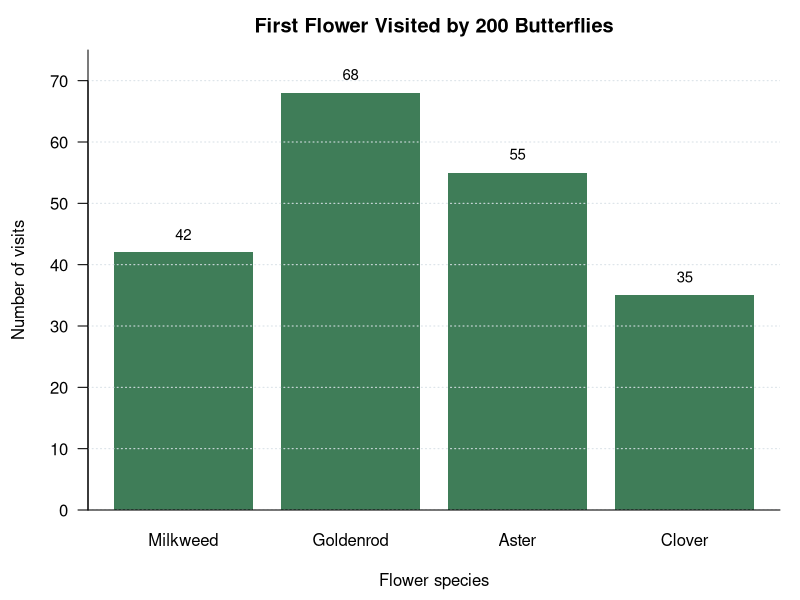
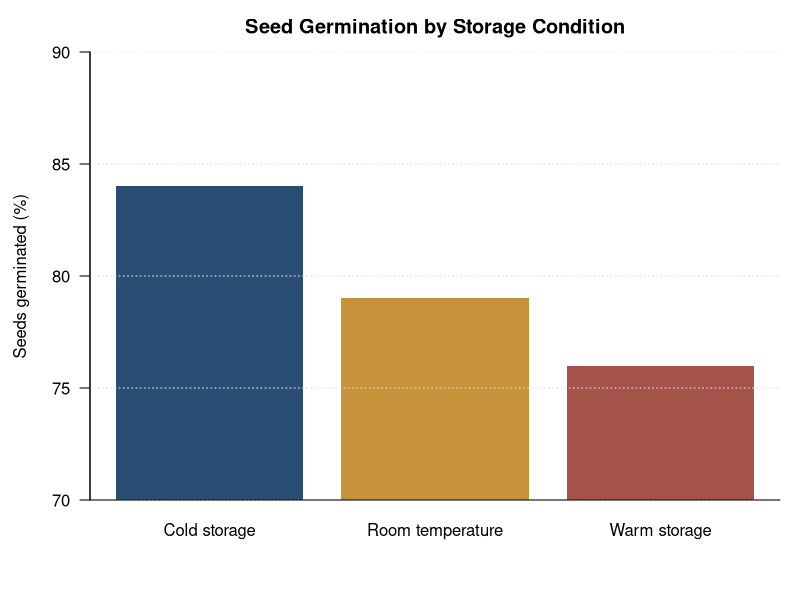
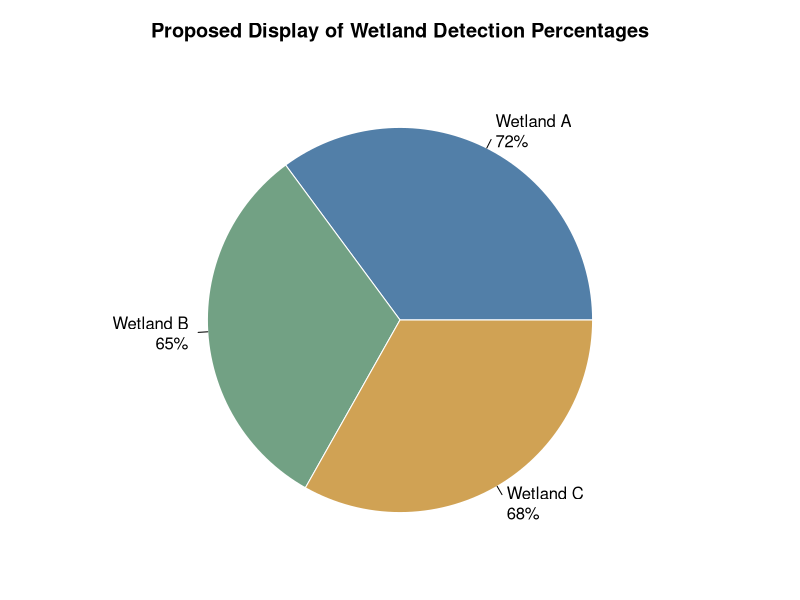
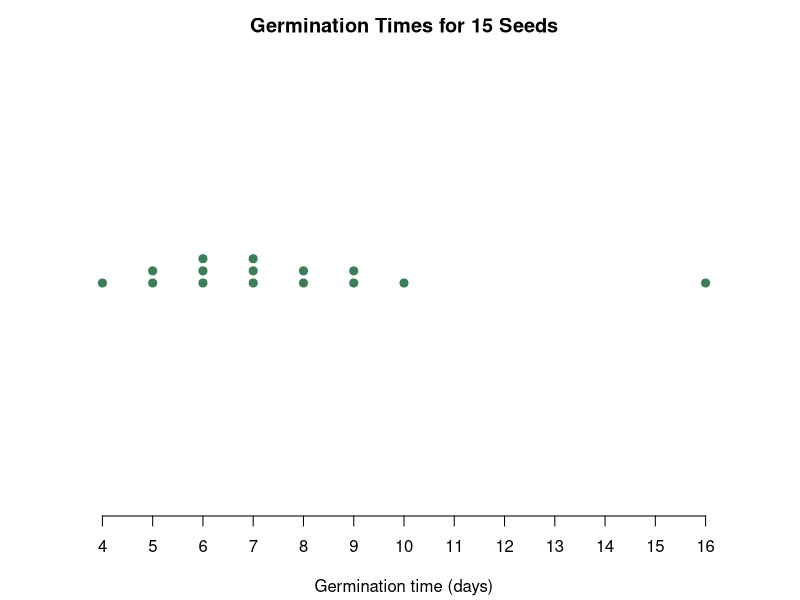
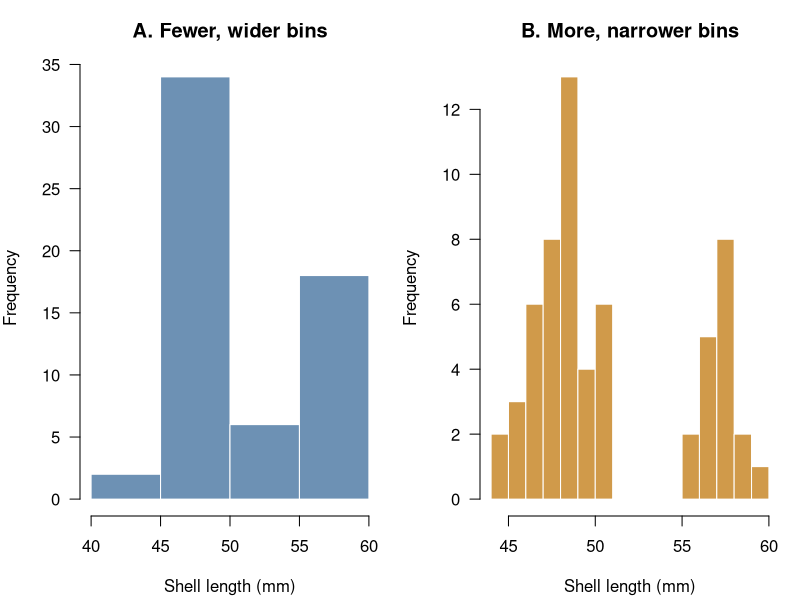
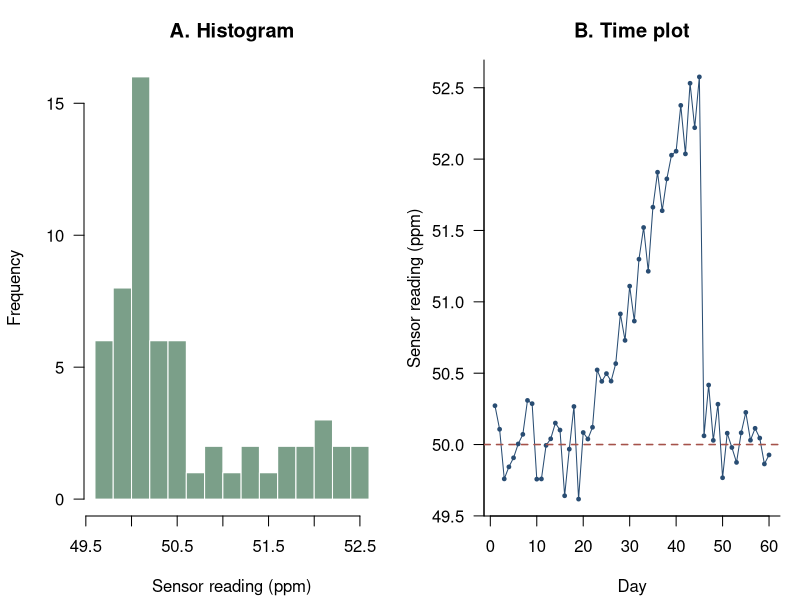
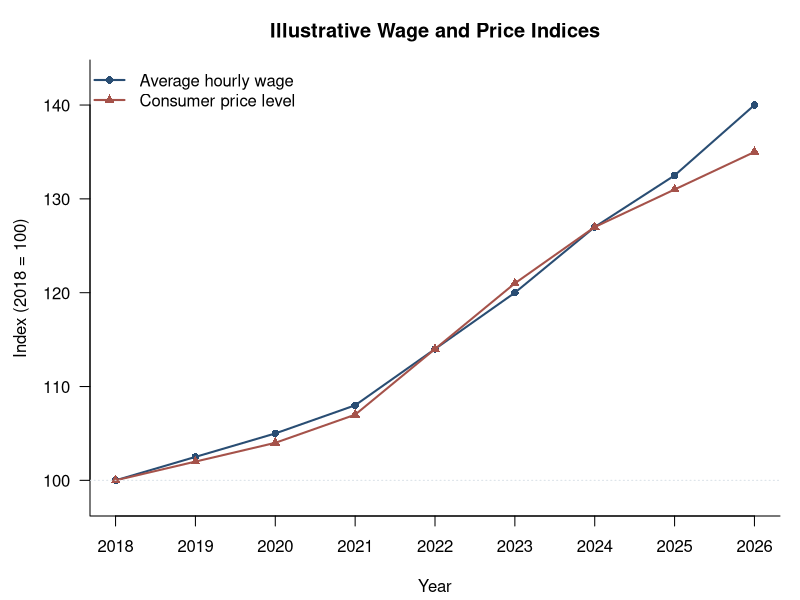
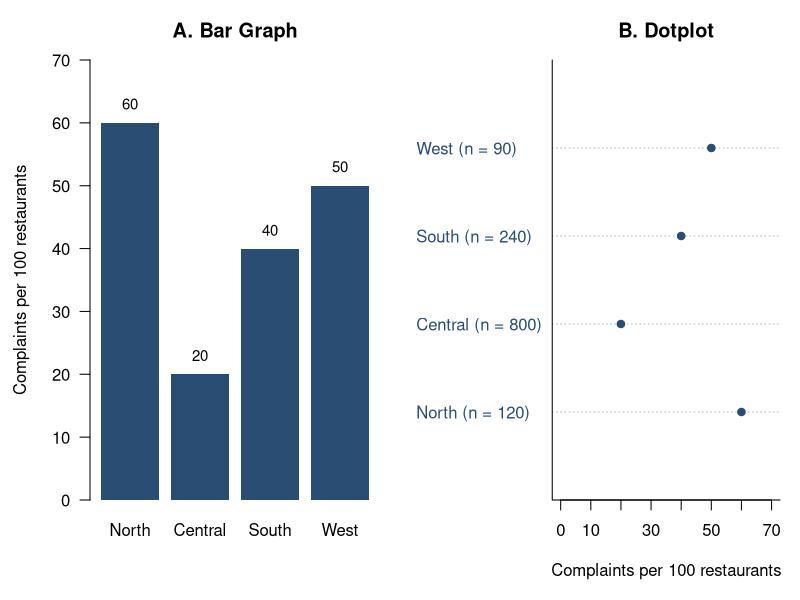

Write the R code that produced these figures, in order.
## ---- chunk 1
knitr::opts_chunk$set(
  echo = FALSE,
  warning = FALSE,
  message = FALSE,
  fig.align = "center",
  fig.retina = 2,
  fig.pos = "H",
  out.width = "88%"
)

course_blue <- "#294D73"
course_green <- "#3F7D58"
course_gold <- "#C6923A"
course_red <- "#A5524A"
soft_grid <- "#D9E1E7"
## ---- chunk 2
butterfly_counts <- c(Milkweed = 42, Goldenrod = 68, Aster = 55, Clover = 35)

old_par <- par(mar = c(4.5, 4.4, 2.5, 1), las = 1, bty = "l")
positions <- barplot(
  butterfly_counts,
  col = course_green,
  border = NA,
  ylim = c(0, 75),
  ylab = "Number of visits",
  xlab = "Flower species",
  main = "First Flower Visited by 200 Butterflies"
)
abline(h = seq(0, 70, by = 10), col = soft_grid, lty = 3)
text(positions, butterfly_counts + 3, labels = butterfly_counts, cex = 0.9)
box(bty = "l")
par(old_par)
## ---- chunk 3
germination_rates <- c("Cold storage" = 84, "Room temperature" = 79, "Warm storage" = 76)
baseline <- 70
visible_heights <- germination_rates - baseline

old_par <- par(mar = c(5, 4.5, 2.6, 1), las = 1, bty = "l")
positions <- barplot(
  visible_heights,
  col = c(course_blue, course_gold, course_red),
  border = NA,
  ylim = c(0, 20),
  axes = FALSE,
  axisnames = FALSE,
  ylab = "Seeds germinated (%)",
  main = "Seed Germination by Storage Condition"
)
axis(2, at = seq(0, 20, by = 5), labels = seq(70, 90, by = 5), las = 1)
axis(1, at = positions, labels = names(germination_rates), tick = FALSE)
abline(h = seq(0, 20, by = 5), col = soft_grid, lty = 3)
box(bty = "l")
par(old_par)
## ---- chunk 4
wetland_percentages <- c("Wetland A" = 72, "Wetland B" = 65, "Wetland C" = 68)

old_par <- par(mar = c(1, 1, 3, 1))
pie(
  wetland_percentages,
  labels = paste0(names(wetland_percentages), "\n", wetland_percentages, "%"),
  col = c("#527FA8", "#72A184", "#D0A254"),
  border = "white",
  main = "Proposed Display of Wetland Detection Percentages"
)
par(old_par)
## ---- chunk 5
germination_days <- c(4, 5, 5, 6, 6, 6, 7, 7, 7, 8, 8, 9, 9, 10, 16)

old_par <- par(mar = c(4.2, 1.2, 2.5, 0.8), bty = "n")
stripchart(
  germination_days,
  method = "stack",
  offset = 0.45,
  pch = 21,
  cex = 1.35,
  bg = course_green,
  col = "white",
  xlim = c(3, 17),
  axes = FALSE,
  xlab = "Germination time (days)",
  main = "Germination Times for 15 Seeds"
)
axis(1, at = 4:16)
par(old_par)
## ---- chunk 6
set.seed(1210)
mussel_lengths <- c(rnorm(42, mean = 48, sd = 1.7),
                    rnorm(18, mean = 57, sd = 1.2))

old_par <- par(mfrow = c(1, 2), mar = c(4.2, 4, 3, 1), las = 1, bty = "l")
hist(
  mussel_lengths,
  breaks = 5,
  col = "#6D91B4",
  border = "white",
  main = "A. Fewer, wider bins",
  xlab = "Shell length (mm)",
  ylab = "Frequency"
)
hist(
  mussel_lengths,
  breaks = 15,
  col = "#D09A4A",
  border = "white",
  main = "B. More, narrower bins",
  xlab = "Shell length (mm)",
  ylab = "Frequency"
)
par(old_par)
## ---- chunk 7
set.seed(1210)
day <- 1:60
sensor_reading <- c(
  50 + rnorm(20, mean = 0, sd = 0.18),
  50 + seq(0.05, 2.60, length.out = 25) + rnorm(25, mean = 0, sd = 0.22),
  50 + rnorm(15, mean = 0, sd = 0.18)
)

old_par <- par(mfrow = c(1, 2), mar = c(4.2, 4.2, 3, 1), las = 1, bty = "l")
hist(
  sensor_reading,
  breaks = 12,
  col = "#7B9F89",
  border = "white",
  main = "A. Histogram",
  xlab = "Sensor reading (ppm)",
  ylab = "Frequency"
)
plot(
  day,
  sensor_reading,
  type = "o",
  pch = 19,
  cex = 0.50,
  lwd = 1,
  col = course_blue,
  main = "B. Time plot",
  xlab = "Day",
  ylab = "Sensor reading (ppm)"
)
abline(h = 50, col = course_red, lty = 2, lwd = 1.5)
par(old_par)
## ---- chunk 8
year <- 2018:2026
average_wage <- c(20.0, 20.5, 21.0, 21.6, 22.8, 24.0, 25.4, 26.5, 28.0)
price_index <- c(100, 102, 104, 107, 114, 121, 127, 131, 135)
wage_index <- average_wage / average_wage[1] * 100

old_par <- par(mar = c(4.2, 4.5, 3, 1), las = 1, bty = "l")
matplot(
  year,
  cbind(wage_index, price_index),
  type = "o",
  pch = c(16, 17),
  lty = 1,
  lwd = 2,
  col = c(course_blue, course_red),
  ylim = c(98, 143),
  xaxt = "n",
  xlab = "Year",
  ylab = "Index (2018 = 100)",
  main = "Illustrative Wage and Price Indices"
)
axis(1, at = year)
abline(h = 100, col = soft_grid, lty = 3)
legend(
  "topleft",
  legend = c("Average hourly wage", "Consumer price level"),
  col = c(course_blue, course_red),
  pch = c(16, 17),
  lty = 1,
  lwd = 2,
  bty = "n"
)
par(old_par)
## ---- chunk 9
districts <- c("North", "Central", "South", "West")
restaurants <- c(120, 800, 240, 90)
complaints <- c(72, 160, 96, 45)

rates <- complaints / restaurants * 100

old_par <- par(
  mfrow = c(1, 2),
  mar = c(5, 4.5, 3, 1),
  las = 1,
  bty = "l"
)

# Bar graph
bar_positions <- barplot(
  rates,
  names.arg = districts,
  col = course_blue,
  border = NA,
  ylim = c(0, 70),
  ylab = "Complaints per 100 restaurants",
  main = "A. Bar Graph"
)

text(
  bar_positions,
  rates + 3,
  labels = rates,
  cex = 0.9
)

# Dotplot
dotchart(
  rates,
  labels = paste0(districts, " (n = ", restaurants, ")"),
  pch = 19,
  color = course_blue,
  xlim = c(0, 70),
  xlab = "Complaints per 100 restaurants",
  main = "B. Dotplot"
)

par(old_par)
## ---- chunk 10
waiting_counts <- c(24, 36, 48, 32)
waiting_labels <- c("0–<15", "15–<30", "30–<60", "60–<120")

old_par <- par(mar = c(4.8, 4.5, 2.8, 1), las = 1, bty = "l")
barplot(
  waiting_counts,
  names.arg = waiting_labels,
  space = 0,
  col = course_blue,
  border = "white",
  ylim = c(0, 55),
  xlab = "Waiting-time interval (minutes)",
  ylab = "Number of patients",
  main = "Proposed Display of Emergency Waiting Times"
)
abline(h = seq(0, 50, by = 10), col = soft_grid, lty = 3)
box(bty = "l")
par(old_par)
## ---- chunk 11
sample_labels <- c("Jun 1", "Jun 2", "Jun 3", "Jun 10", "Jul 1", "Aug 1")
dissolved_oxygen <- c(9.1, 8.8, 8.4, 8.0, 7.7, 7.5)

old_par <- par(mar = c(5.5, 4.5, 2.8, 1), las = 1, bty = "l")
plot(
  seq_along(dissolved_oxygen),
  dissolved_oxygen,
  type = "o",
  pch = 19,
  lwd = 2,
  col = course_blue,
  xaxt = "n",
  xlab = "Sampling date",
  ylab = "Dissolved oxygen (mg/L)",
  main = "River Monitoring Results",
  ylim = c(7.2, 9.4)
)
axis(1, at = seq_along(sample_labels), labels = sample_labels, las = 2)
abline(h = seq(7.5, 9.0, by = 0.5), col = soft_grid, lty = 3)
par(old_par)
## ---- chunk 12
old_par <- par(mar = c(1, 1, 3, 1), bty = "n")
plot.new()
plot.window(xlim = c(0, 5), ylim = c(-1.5, 1.8), asp = 1)
symbols(
  x = c(1.25, 3.75),
  y = c(0, 0),
  circles = c(0.65, 0.975),
  inches = FALSE,
  add = TRUE,
  bg = c("#7EA68A", "#3F7D58"),
  fg = "white"
)
text(c(1.25, 3.75), c(0, 0), labels = c("120", "180"), col = "white", font = 2, cex = 1.1)
text(c(1.25, 3.75), c(-1.25, -1.25), labels = c("2025", "2026"), cex = 1.05)
title("Material Diverted from Landfill (tonnes)")
par(old_par)
## ---- chunk 13
day <- 1:14
peak_demand <- c(40, 41, 42, 43, 44, 60, 45, 44, 43, 42, 41, 40, 39, 38)
moving_average <- as.numeric(stats::filter(peak_demand, rep(1 / 3, 3), sides = 2))

old_par <- par(mar = c(4.3, 4.5, 2.8, 1), las = 1, bty = "l")
plot(
  day,
  peak_demand,
  type = "o",
  pch = 19,
  lwd = 1.4,
  col = "#A5524A",
  ylim = c(35, 63),
  xlab = "Day",
  ylab = "Peak electricity demand (GW)",
  main = "Daily Peak Electricity Demand"
)
lines(day, moving_average, type = "o", pch = 17, lwd = 2.2, col = course_blue)
abline(h = seq(35, 60, by = 5), col = soft_grid, lty = 3)
legend(
  "topright",
  legend = c("Observed daily demand", "Centred 3-day moving average"),
  col = c("#A5524A", course_blue),
  pch = c(19, 17),
  lty = 1,
  lwd = c(1.4, 2.2),
  bty = "n"
)
par(old_par)
